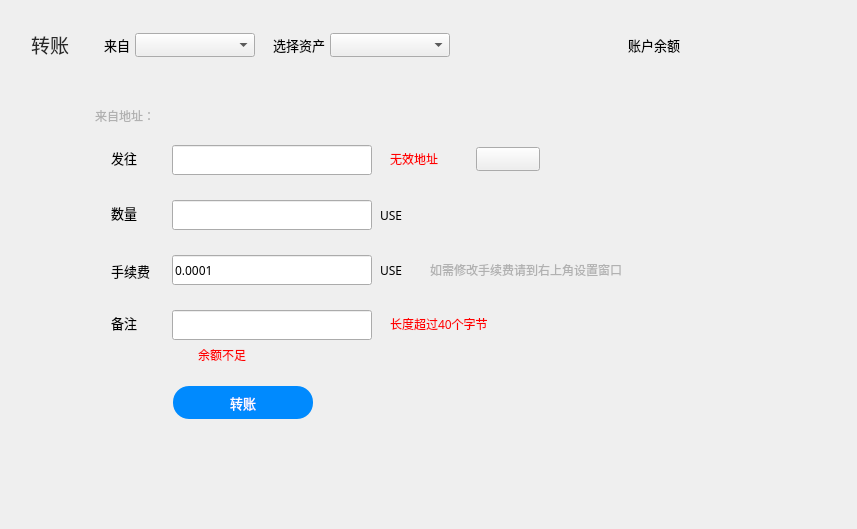
<?xml version="1.0" encoding="UTF-8"?>
<ui version="4.0">
 <class>TransferPage</class>
 <widget class="QWidget" name="TransferPage">
  <property name="geometry">
   <rect>
    <x>0</x>
    <y>0</y>
    <width>857</width>
    <height>529</height>
   </rect>
  </property>
  <property name="font">
   <font>
    <family>微软雅黑</family>
   </font>
  </property>
  <property name="windowTitle">
   <string>Form</string>
  </property>
  <property name="styleSheet">
   <string notr="true"/>
  </property>
  <widget class="QLabel" name="balanceLabel">
   <property name="geometry">
    <rect>
     <x>692</x>
     <y>25</y>
     <width>271</width>
     <height>30</height>
    </rect>
   </property>
   <property name="font">
    <font>
     <family>微软雅黑</family>
     <pointsize>20</pointsize>
    </font>
   </property>
   <property name="text">
    <string/>
   </property>
  </widget>
  <widget class="QLabel" name="addressLabel2">
   <property name="geometry">
    <rect>
     <x>90</x>
     <y>100</y>
     <width>65</width>
     <height>31</height>
    </rect>
   </property>
   <property name="font">
    <font>
     <family>微软雅黑</family>
    </font>
   </property>
   <property name="styleSheet">
    <string notr="true">color: rgb(177,177,177);</string>
   </property>
   <property name="text">
    <string>来自地址：</string>
   </property>
   <property name="alignment">
    <set>Qt::AlignRight|Qt::AlignTrailing|Qt::AlignVCenter</set>
   </property>
  </widget>
  <widget class="QLabel" name="balanceLabel2">
   <property name="geometry">
    <rect>
     <x>619</x>
     <y>33</y>
     <width>61</width>
     <height>24</height>
    </rect>
   </property>
   <property name="font">
    <font>
     <family>微软雅黑</family>
     <pointsize>10</pointsize>
    </font>
   </property>
   <property name="text">
    <string>账户余额</string>
   </property>
   <property name="alignment">
    <set>Qt::AlignRight|Qt::AlignTrailing|Qt::AlignVCenter</set>
   </property>
  </widget>
  <widget class="QLabel" name="addressLabel">
   <property name="geometry">
    <rect>
     <x>170</x>
     <y>100</y>
     <width>500</width>
     <height>31</height>
    </rect>
   </property>
   <property name="font">
    <font>
     <family>微软雅黑</family>
     <pointsize>12</pointsize>
    </font>
   </property>
   <property name="styleSheet">
    <string notr="true">color: rgb(177, 177, 177);</string>
   </property>
   <property name="text">
    <string/>
   </property>
   <property name="textInteractionFlags">
    <set>Qt::TextSelectableByMouse</set>
   </property>
  </widget>
  <widget class="QLabel" name="changeAccountLabel">
   <property name="geometry">
    <rect>
     <x>90</x>
     <y>33</y>
     <width>40</width>
     <height>24</height>
    </rect>
   </property>
   <property name="font">
    <font>
     <family>微软雅黑</family>
     <pointsize>10</pointsize>
    </font>
   </property>
   <property name="text">
    <string>来自</string>
   </property>
   <property name="alignment">
    <set>Qt::AlignRight|Qt::AlignTrailing|Qt::AlignVCenter</set>
   </property>
  </widget>
  <widget class="QLabel" name="messageLabel">
   <property name="geometry">
    <rect>
     <x>111</x>
     <y>315</y>
     <width>51</width>
     <height>16</height>
    </rect>
   </property>
   <property name="font">
    <font>
     <family>微软雅黑</family>
     <pointsize>10</pointsize>
    </font>
   </property>
   <property name="text">
    <string>备注</string>
   </property>
  </widget>
  <widget class="QLineEdit" name="messageLineEdit">
   <property name="geometry">
    <rect>
     <x>172</x>
     <y>310</y>
     <width>200</width>
     <height>30</height>
    </rect>
   </property>
   <property name="contextMenuPolicy">
    <enum>Qt::DefaultContextMenu</enum>
   </property>
  </widget>
  <widget class="QLabel" name="sendtoLabel">
   <property name="geometry">
    <rect>
     <x>111</x>
     <y>150</y>
     <width>51</width>
     <height>16</height>
    </rect>
   </property>
   <property name="font">
    <font>
     <family>微软雅黑</family>
     <pointsize>10</pointsize>
    </font>
   </property>
   <property name="text">
    <string>发往</string>
   </property>
  </widget>
  <widget class="QLabel" name="amountLabel">
   <property name="geometry">
    <rect>
     <x>111</x>
     <y>205</y>
     <width>51</width>
     <height>16</height>
    </rect>
   </property>
   <property name="font">
    <font>
     <family>微软雅黑</family>
     <pointsize>10</pointsize>
    </font>
   </property>
   <property name="text">
    <string>数量</string>
   </property>
  </widget>
  <widget class="QToolButton" name="sendBtn">
   <property name="geometry">
    <rect>
     <x>173</x>
     <y>386</y>
     <width>140</width>
     <height>33</height>
    </rect>
   </property>
   <property name="font">
    <font>
     <family>微软雅黑</family>
     <pointsize>10</pointsize>
    </font>
   </property>
   <property name="cursor">
    <cursorShape>PointingHandCursor</cursorShape>
   </property>
   <property name="focusPolicy">
    <enum>Qt::NoFocus</enum>
   </property>
   <property name="styleSheet">
    <string notr="true">QToolButton{background-color:rgb(0,138,254);color:#ffffff;border:none;border-radius:16px;}
QToolButton:hover{background-color:rgb(10,148,255);}
QToolButton:disabled{background-color:#cecece;}</string>
   </property>
   <property name="text">
    <string>转账</string>
   </property>
  </widget>
  <widget class="QLineEdit" name="amountLineEdit">
   <property name="geometry">
    <rect>
     <x>172</x>
     <y>200</y>
     <width>200</width>
     <height>30</height>
    </rect>
   </property>
   <property name="contextMenuPolicy">
    <enum>Qt::DefaultContextMenu</enum>
   </property>
   <property name="maxLength">
    <number>20</number>
   </property>
  </widget>
  <widget class="QLabel" name="amountAssetLabel">
   <property name="geometry">
    <rect>
     <x>380</x>
     <y>207</y>
     <width>150</width>
     <height>16</height>
    </rect>
   </property>
   <property name="font">
    <font>
     <family>微软雅黑</family>
    </font>
   </property>
   <property name="styleSheet">
    <string notr="true"/>
   </property>
   <property name="text">
    <string>USE</string>
   </property>
  </widget>
  <widget class="QLabel" name="feeLabel">
   <property name="geometry">
    <rect>
     <x>111</x>
     <y>260</y>
     <width>51</width>
     <height>21</height>
    </rect>
   </property>
   <property name="font">
    <font>
     <family>微软雅黑</family>
     <pointsize>10</pointsize>
    </font>
   </property>
   <property name="text">
    <string>手续费</string>
   </property>
  </widget>
  <widget class="QLineEdit" name="feeLineEdit">
   <property name="geometry">
    <rect>
     <x>172</x>
     <y>255</y>
     <width>200</width>
     <height>30</height>
    </rect>
   </property>
   <property name="cursor">
    <cursorShape>IBeamCursor</cursorShape>
   </property>
   <property name="contextMenuPolicy">
    <enum>Qt::DefaultContextMenu</enum>
   </property>
   <property name="text">
    <string>0.0001</string>
   </property>
   <property name="maxLength">
    <number>20</number>
   </property>
   <property name="readOnly">
    <bool>false</bool>
   </property>
  </widget>
  <widget class="QLabel" name="unitLabel2">
   <property name="geometry">
    <rect>
     <x>380</x>
     <y>262</y>
     <width>150</width>
     <height>16</height>
    </rect>
   </property>
   <property name="font">
    <font>
     <family>微软雅黑</family>
    </font>
   </property>
   <property name="styleSheet">
    <string notr="true"/>
   </property>
   <property name="text">
    <string>USE</string>
   </property>
  </widget>
  <widget class="QLabel" name="tipLabel3">
   <property name="geometry">
    <rect>
     <x>198</x>
     <y>347</y>
     <width>161</width>
     <height>16</height>
    </rect>
   </property>
   <property name="cursor">
    <cursorShape>ArrowCursor</cursorShape>
   </property>
   <property name="styleSheet">
    <string notr="true">color: rgb(255, 0, 0);</string>
   </property>
   <property name="text">
    <string>余额不足</string>
   </property>
  </widget>
  <widget class="QLabel" name="tipLabel4">
   <property name="geometry">
    <rect>
     <x>390</x>
     <y>149</y>
     <width>81</width>
     <height>20</height>
    </rect>
   </property>
   <property name="styleSheet">
    <string notr="true">color: rgb(255, 0, 0);</string>
   </property>
   <property name="text">
    <string>无效地址</string>
   </property>
  </widget>
  <widget class="QToolButton" name="addContactBtn">
   <property name="geometry">
    <rect>
     <x>476</x>
     <y>147</y>
     <width>64</width>
     <height>24</height>
    </rect>
   </property>
   <property name="cursor">
    <cursorShape>PointingHandCursor</cursorShape>
   </property>
   <property name="focusPolicy">
    <enum>Qt::NoFocus</enum>
   </property>
   <property name="text">
    <string/>
   </property>
  </widget>
  <widget class="QLabel" name="delegateLabel2">
   <property name="geometry">
    <rect>
     <x>31</x>
     <y>34</y>
     <width>55</width>
     <height>21</height>
    </rect>
   </property>
   <property name="font">
    <font>
     <family>微软雅黑</family>
     <pointsize>14</pointsize>
    </font>
   </property>
   <property name="styleSheet">
    <string notr="true">color: rgb(40, 40, 40);</string>
   </property>
   <property name="text">
    <string>转账</string>
   </property>
  </widget>
  <widget class="QLabel" name="tipLabel5">
   <property name="geometry">
    <rect>
     <x>176</x>
     <y>347</y>
     <width>16</width>
     <height>16</height>
    </rect>
   </property>
   <property name="text">
    <string/>
   </property>
  </widget>
  <widget class="QComboBox" name="accountComboBox">
   <property name="geometry">
    <rect>
     <x>135</x>
     <y>33</y>
     <width>120</width>
     <height>24</height>
    </rect>
   </property>
   <property name="font">
    <font>
     <family>微软雅黑</family>
     <weight>50</weight>
     <bold>false</bold>
    </font>
   </property>
   <property name="focusPolicy">
    <enum>Qt::NoFocus</enum>
   </property>
  </widget>
  <widget class="QLineEdit" name="sendtoLineEdit">
   <property name="geometry">
    <rect>
     <x>172</x>
     <y>145</y>
     <width>200</width>
     <height>30</height>
    </rect>
   </property>
   <property name="contextMenuPolicy">
    <enum>Qt::DefaultContextMenu</enum>
   </property>
  </widget>
  <widget class="QLabel" name="tipLabel6">
   <property name="geometry">
    <rect>
     <x>390</x>
     <y>314</y>
     <width>221</width>
     <height>20</height>
    </rect>
   </property>
   <property name="styleSheet">
    <string notr="true">color: rgb(255, 0, 0);</string>
   </property>
   <property name="text">
    <string>长度超过40个字节</string>
   </property>
  </widget>
  <widget class="QLabel" name="changeAccountLabel_2">
   <property name="geometry">
    <rect>
     <x>260</x>
     <y>33</y>
     <width>65</width>
     <height>24</height>
    </rect>
   </property>
   <property name="font">
    <font>
     <family>微软雅黑</family>
     <pointsize>10</pointsize>
    </font>
   </property>
   <property name="text">
    <string>选择资产</string>
   </property>
   <property name="alignment">
    <set>Qt::AlignRight|Qt::AlignTrailing|Qt::AlignVCenter</set>
   </property>
  </widget>
  <widget class="QComboBox" name="assetComboBox">
   <property name="geometry">
    <rect>
     <x>330</x>
     <y>33</y>
     <width>120</width>
     <height>24</height>
    </rect>
   </property>
   <property name="font">
    <font>
     <family>微软雅黑</family>
     <weight>50</weight>
     <bold>false</bold>
    </font>
   </property>
   <property name="focusPolicy">
    <enum>Qt::NoFocus</enum>
   </property>
  </widget>
  <widget class="QLabel" name="contactLabel">
   <property name="geometry">
    <rect>
     <x>550</x>
     <y>149</y>
     <width>241</width>
     <height>20</height>
    </rect>
   </property>
   <property name="styleSheet">
    <string notr="true">color: rgb(0, 138, 254);</string>
   </property>
   <property name="text">
    <string/>
   </property>
  </widget>
  <widget class="QLabel" name="amountLabel_2">
   <property name="geometry">
    <rect>
     <x>430</x>
     <y>262</y>
     <width>391</width>
     <height>16</height>
    </rect>
   </property>
   <property name="font">
    <font>
     <family>微软雅黑</family>
     <pointsize>9</pointsize>
    </font>
   </property>
   <property name="styleSheet">
    <string notr="true">color: rgb(177,177,177);</string>
   </property>
   <property name="text">
    <string>如需修改手续费请到右上角设置窗口</string>
   </property>
  </widget>
 </widget>
 <tabstops>
  <tabstop>amountLineEdit</tabstop>
  <tabstop>feeLineEdit</tabstop>
  <tabstop>messageLineEdit</tabstop>
  <tabstop>sendBtn</tabstop>
  <tabstop>addContactBtn</tabstop>
 </tabstops>
 <resources/>
 <connections/>
</ui>
